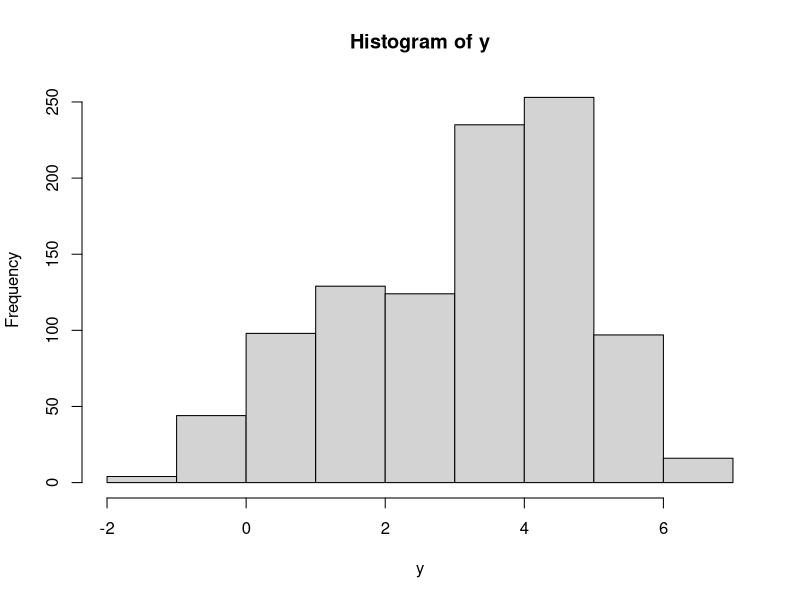
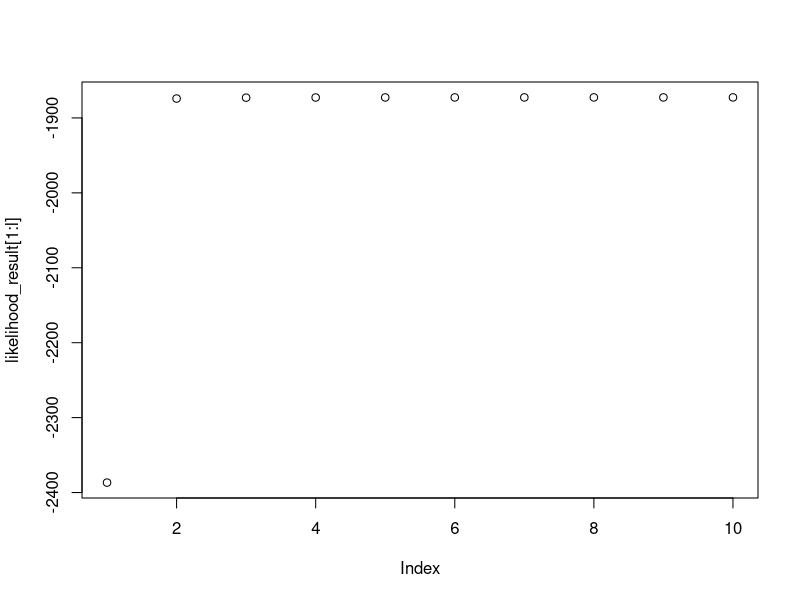

Generate these figures, in order, with R:
#-------------------------------------------------------------------
# Update Date: 02/03/2019
# Goal: test gradient descent and EM algorithm on mixture normal example
# Author: Haoyu Zhang
#-------------------------------------------------------------------
#---------------------------------------#---------------------------------------
n <- 1000
mu1 = 1
mu2 = 4
p = 0.3
p1 = rbinom(n,1,p)
y = p1*rnorm(n,mu1,1)+(1-p1)*rnorm(n,mu2,1)
hist(y)


######gradient decent
mu1_start = 0
mu2_start = 5
p0 = 0.5
gr_p <- function(y,mu1_old,mu2_old,p_old){
  temp = (dnorm(y,mu1_old)-dnorm(y,mu2_old))/
        (p_old*dnorm(y,mu1_old)+(1-p_old)*dnorm(y,mu2_old))
  return(sum(temp))
}
gr_mu1 = function(y,mu1_old,mu2_old,p_old){
  temp = (p_old*dnorm(y,mu1_old)*(y-mu1_old))/
    (p_old*dnorm(y,mu1_old)+(1-p_old)*dnorm(y,mu2_old))
  return(sum(temp))
} 
gr_mu2 = function(y,mu1_old,mu2_old,p_old){
  temp = ((1-p_old)*dnorm(y,mu2_old)*(y-mu2_old))/
    (p_old*dnorm(y,mu1_old)+(1-p_old)*dnorm(y,mu2_old))
  return(sum(temp))
} 

mu1_old = mu1_start
mu2_old = mu2_start
p_old = p0
step = 300
alpha = 1/(10*n)
tol = 0.001
for(l in 1:step){
mu_p_vec_old <- c(mu1_old,mu2_old,p_old)
print(mu_p_vec_old)
p_new = p_old + alpha*gr_p(y,mu1_old,mu2_old,p_old)
mu1_new = mu1_old + alpha*gr_mu1(y,mu1_old,mu2_old,p_new)
mu2_new = mu2_old + alpha*gr_mu2(y,mu1_new,mu2_old,p_new)
mu_p_vec_new <- c(mu1_new,mu2_new,p_new)
error = max(abs(mu_p_vec_new-mu_p_vec_old))
if(error<tol){
  break
}
mu1_old = mu1_new
mu2_old = mu2_new
p_old = p_new
}


#######EM algorithm
#######E step
w = rep(0,n)
PostFun <- function(y,mu1_old,mu2_old,p_old){
  result <- dnorm(y,mu1_old)*p_old/
    (dnorm(y,mu1_old)*p_old+dnorm(y,mu2_old)*(1-p_old))
  return(result)
}
#######M step
MstepFun <- function(y,w){
  mu1_new = sum(y*w)/sum(w)
  mu2_new = sum(y*(1-w))/sum(1-w)
  p_new = sum(w)/length(y)
  return(list(mu1_new,mu2_new,p_new))
}
#######M step
ObsLihfun <- function(y,mu1_old,mu2_old,p_old){
  return(sum(log(dnorm(y,mu1_old)*p_old+dnorm(y,mu2_old)*(1-p_old))))
}
#######EM step
mu1_start = 0
mu2_start = 5
p0 = 0.5
mu1_old = mu1_start
mu2_old = mu2_start
p_old = p0
step = 300
tol = 0.001
likelihood_result <- rep(0,step)
for(l in 1:step){
  mu_p_vec_old <- c(mu1_old,mu2_old,p_old)
  w <- PostFun(y,mu1_old,mu2_old,p_old)
  likelihood_result[l] <- ObsLihfun(y,mu1_old,mu2_old,p_old)
  print(mu_p_vec_old)
  Mstep_result <- MstepFun(y,w)
  
  p_new = Mstep_result[[3]]
  mu1_new = Mstep_result[[1]]
  mu2_new = Mstep_result[[2]]
  mu_p_vec_new <- c(mu1_new,mu2_new,p_new)
  error = max(abs(mu_p_vec_new-mu_p_vec_old))
  if(error<tol){
    break
  }
  mu1_old = mu1_new
  mu2_old = mu2_new
  p_old = p_new
}
plot(likelihood_result[1:l])
min(diff(likelihood_result[1:l]))>0


